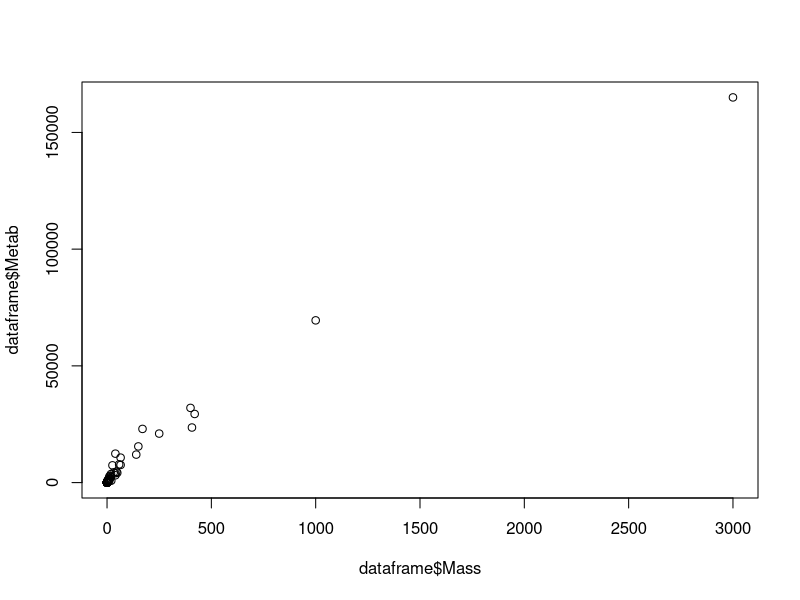
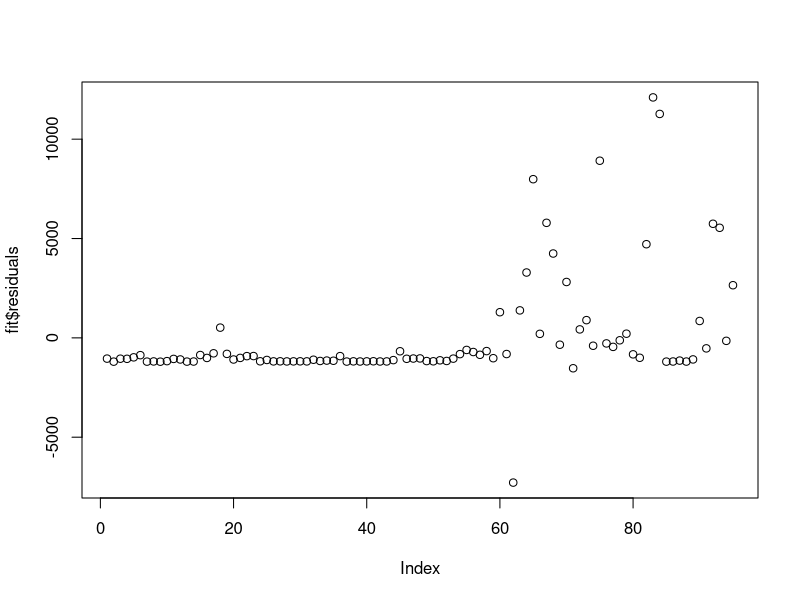

Reproduce these figures in R, in order.
## ---- chunk 1
knitr::opts_chunk$set(echo = TRUE)

sessionInfo()
getwd()
setwd("../metabolic")
## ---- chunk 2
dataframe <- read.csv("Metabolism Data Prob 26.csv")
str(dataframe)
sum(is.na(dataframe))
## ---- chunk 3
plot(dataframe$Mass, dataframe$Metab)
## ---- chunk 4
fit <- lm(Metab~Mass, data=dataframe)
## ---- chunk 5
summary(fit)
## ---- chunk 6
anova(fit)
## ---- chunk 7
plot(fit$residuals)
